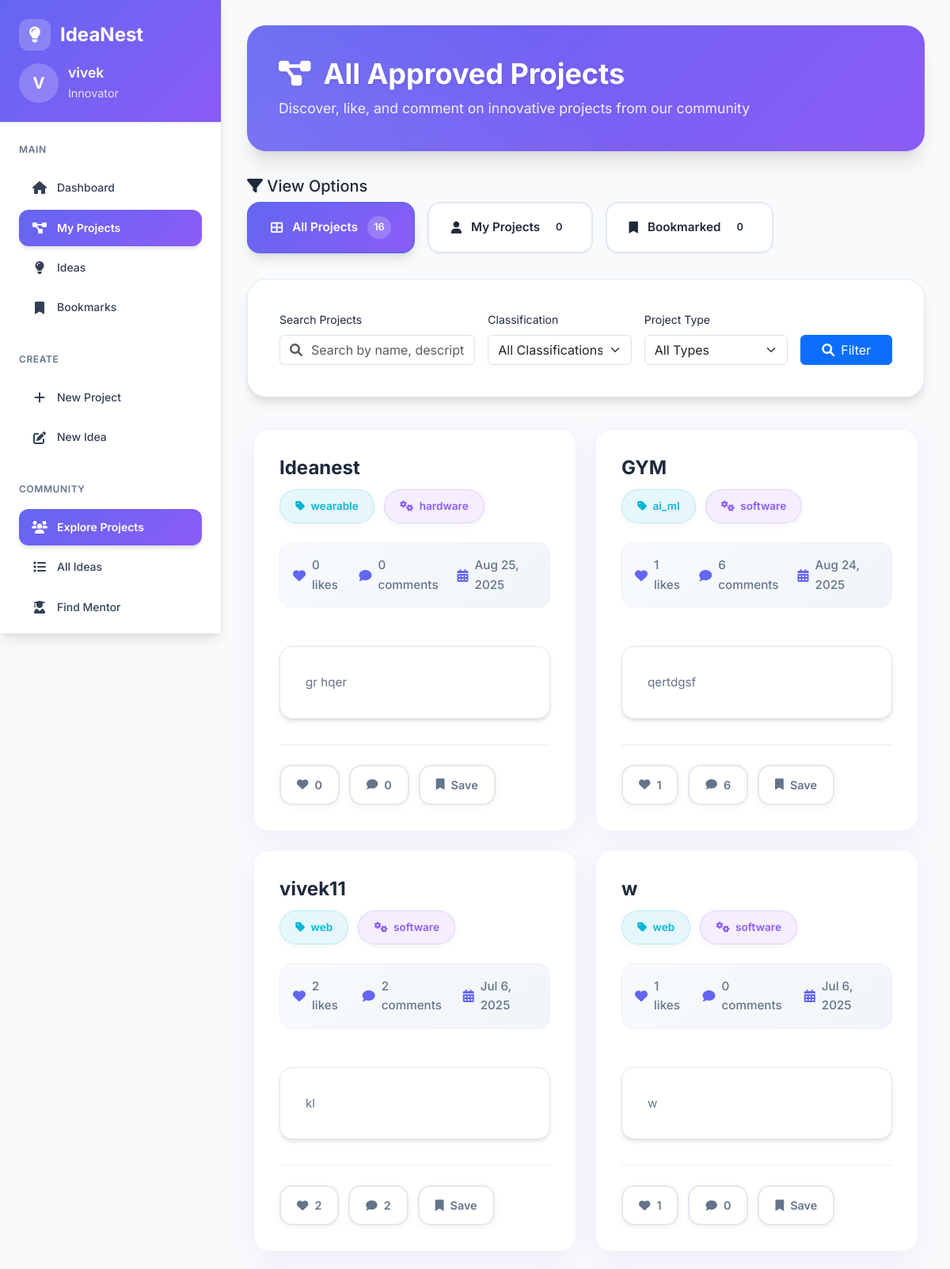
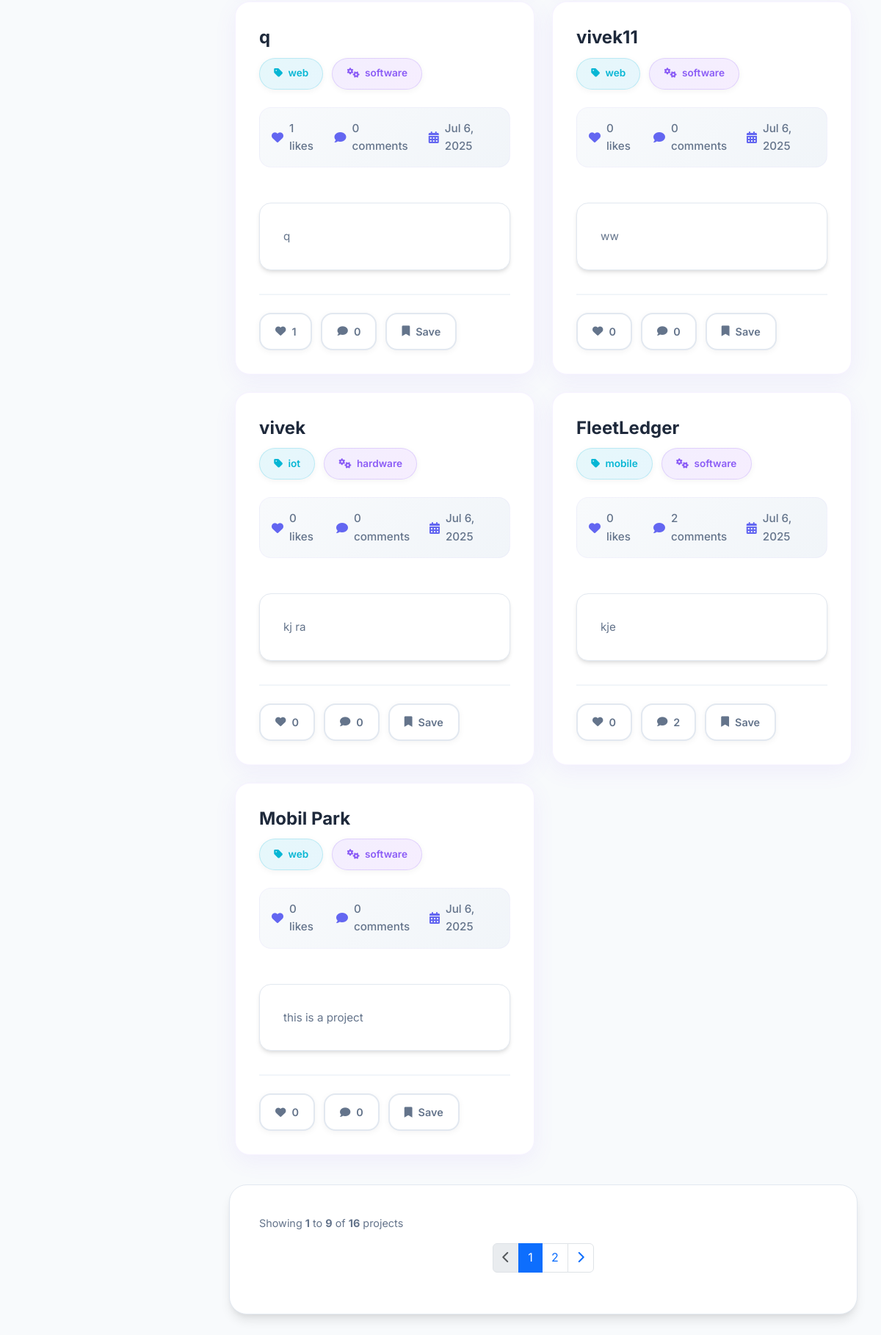
The page /user/all_projects.php on the database as committed earlier (2 pictures, top to bottom).
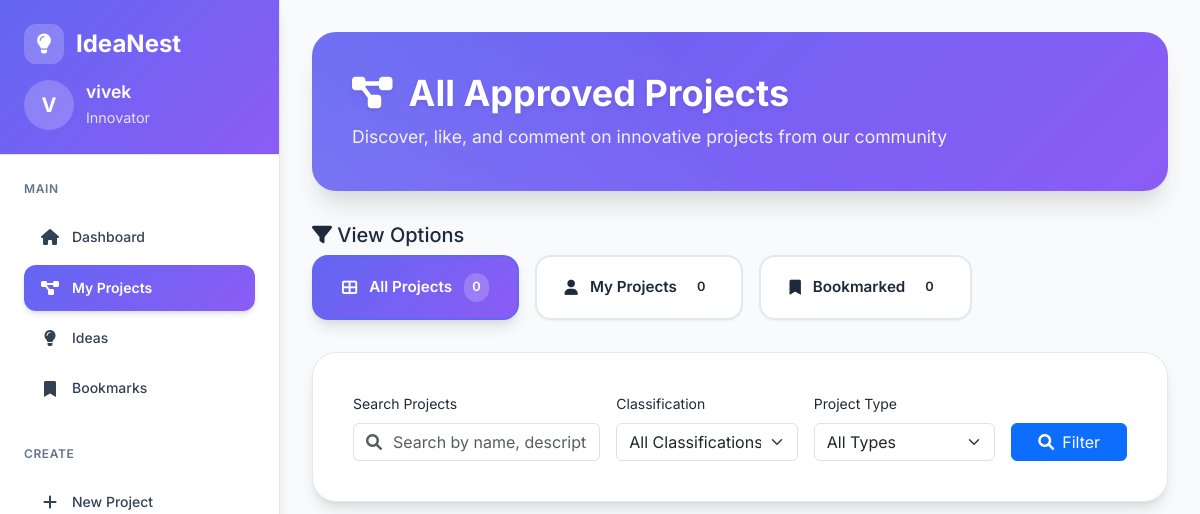
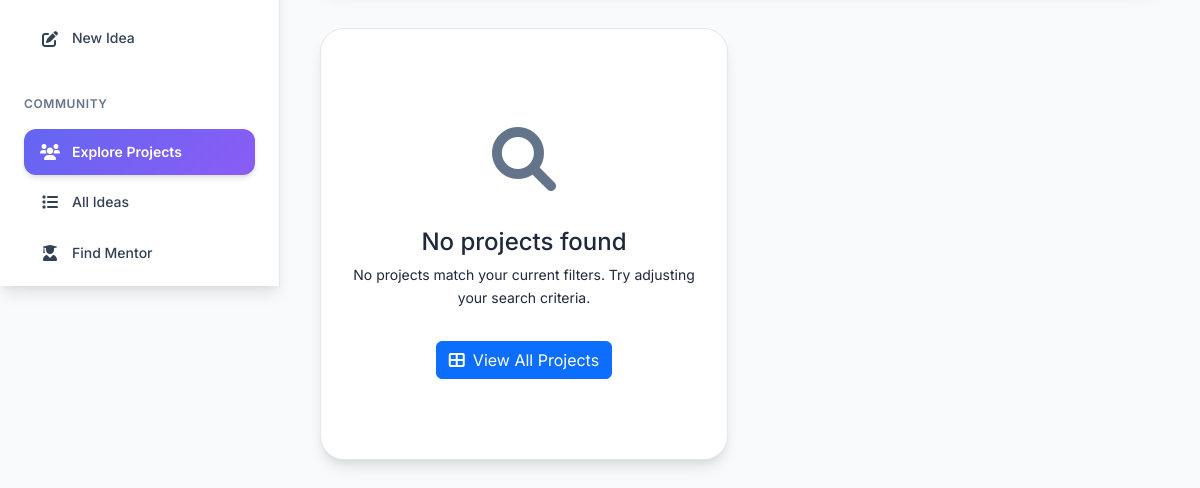
The same page on the database as committed later (2 pictures, top to bottom).
### tables this page shows
CREATE TABLE `admin_approved_projects` (
  `id` int(5) NOT NULL AUTO_INCREMENT,
  `user_id` varchar(255) DEFAULT NULL,
  `project_name` varchar(255) NOT NULL,
  `project_type` varchar(50) NOT NULL,
  `classification` varchar(100) DEFAULT NULL,
  `project_category` varchar(100) DEFAULT NULL,
  `difficulty_level` enum('beginner','intermediate','advanced','expert') DEFAULT NULL,
  `development_time` varchar(50) DEFAULT NULL,
  `team_size` varchar(50) DEFAULT NULL,
  `target_audience` text DEFAULT NULL,
  `project_goals` text DEFAULT NULL,
  `challenges_faced` text DEFAULT NULL,
  `future_enhancements` text DEFAULT NULL,
  `github_repo` varchar(255) DEFAULT NULL,
  `live_demo_url` varchar(255) DEFAULT NULL,
  `project_license` varchar(100) DEFAULT NULL,
  `keywords` varchar(500) DEFAULT NULL,
  `contact_email` varchar(255) DEFAULT NULL,
  `social_links` text DEFAULT NULL,
  `description` text NOT NULL,
  `language` varchar(100) NOT NULL,
  `image_path` varchar(255) DEFAULT NULL,
  `video_path` varchar(255) DEFAULT NULL,
  `code_file_path` varchar(255) DEFAULT NULL,
  `instruction_file_path` varchar(255) DEFAULT NULL,
  `presentation_file_path` varchar(255) DEFAULT NULL,
  `additional_files_path` varchar(255) DEFAULT NULL,
  `submission_date` timestamp NULL DEFAULT current_timestamp(),
  `status` enum('pending','approved','rejected') NOT NULL DEFAULT 'pending',
  PRIMARY KEY (`id`),
  KEY `idx_user_id` (`user_id`),
  KEY `idx_project_category` (`project_category`),
  KEY `idx_difficulty_level` (`difficulty_level`),
  KEY `idx_development_time` (`development_time`),
  KEY `idx_team_size` (`team_size`),
  KEY `idx_project_license` (`project_license`),
  KEY `idx_type_category_status` (`project_type`,`project_category`,`status`),
  KEY `idx_difficulty_type` (`difficulty_level`,`project_type`),
  KEY `idx_submission_status` (`submission_date`,`status`),
  CONSTRAINT `chk_team_size_approved` CHECK (`team_size` > 0 and `team_size` <= 50)
);

### user/all_projects.php (the view, shortened to what the changed rows need)
<?php
include '../Login/Login/db.php';
$session_id = session_id();
$create_temp_ownership = "CREATE TABLE IF NOT EXISTS temp_project_ownership (
    project_id INT NOT NULL,
    user_session VARCHAR(255) NOT NULL,
    created_at TIMESTAMP DEFAULT CURRENT_TIMESTAMP,
    PRIMARY KEY (project_id, user_session),
    INDEX idx_session (user_session)
)";
$conn->query($create_temp_ownership);
$view_filter = isset($_GET['view']) ? trim($_GET['view']) : 'all';
$projects_per_page = 9;
$current_page_num = isset($_GET['page']) ? max(1, intval($_GET['page'])) : 1;
$offset = ($current_page_num - 1) * $projects_per_page;
$count_sql = "SELECT COUNT(*) as total FROM admin_approved_projects ap";
$count_joins = "";
$count_conditions = " WHERE 1=1";
$count_sql .= $count_joins . $count_conditions;
$count_stmt = $conn->prepare($count_sql);
$count_stmt->execute();
$total_projects = $count_stmt->get_result()->fetch_assoc()['total'];
$total_pages = ceil($total_projects / $projects_per_page);
$sql = "SELECT ap.*,
               r.name as user_name, r.email as user_email, r.phone_no as user_phone,
               r.about as user_bio, r.department as user_department,
               CASE WHEN b.project_id IS NOT NULL THEN 1 ELSE 0 END AS is_bookmarked,
               CASE WHEN tpo.project_id IS NOT NULL THEN 1 ELSE 0 END AS is_owner,
               CASE WHEN pl.project_id IS NOT NULL THEN 1 ELSE 0 END AS is_liked,
               COALESCE(like_counts.total_likes, 0) AS total_likes,
               COALESCE(comment_counts.total_comments, 0) AS total_comments,
               COALESCE(user_stats.user_total_projects, 0) AS user_total_projects,
               COALESCE(user_stats.user_approved_projects, 0) AS user_approved_projects
        FROM admin_approved_projects ap
        LEFT JOIN register r ON ap.user_id = r.id
        LEFT JOIN bookmark b ON ap.id = b.project_id AND b.user_id = ?
        LEFT JOIN temp_project_ownership tpo ON ap.id = tpo.project_id AND tpo.user_session = ?
        LEFT JOIN project_likes pl ON ap.id = pl.project_id AND pl.user_id = ?
        LEFT JOIN (
            SELECT project_id, COUNT(*) as total_likes
            FROM project_likes
            GROUP BY project_id
        ) like_counts ON ap.id = like_counts.project_id
        LEFT JOIN (
            SELECT project_id, COUNT(*) as total_comments
            FROM project_comments
            WHERE is_deleted = 0
            GROUP BY project_id
        ) comment_counts ON ap.id = comment_counts.project_id
        LEFT JOIN (
            SELECT user_id,
                   COUNT(*) as user_total_projects,
                   SUM(CASE WHEN status = 'approved' THEN 1 ELSE 0 END) as user_approved_projects
            FROM admin_approved_projects
            GROUP BY user_id
        ) user_stats ON ap.user_id = user_stats.user_id";
$main_conditions = " WHERE 1=1";
$params = [$session_id, $session_id, $session_id];
$types = "sss";
$sql .= $main_conditions;
$sql .= " ORDER BY ap.submission_date DESC LIMIT ? OFFSET ?";
$params[] = $projects_per_page;
$params[] = $offset;
$types .= "ii";
$stmt = $conn->prepare($sql);
$stmt->bind_param($types, ...$params);
$stmt->execute();
$result = $stmt->get_result();
$projects = [];
if ($result && $result->num_rows > 0) {
    while ($row = $result->fetch_assoc()) {
        $projects[] = $row;
    }
}
if (!empty($projects)) {
    $demo_values = [];
    foreach ($projects as $index => $project) {
        if (($index + 1) % 3 == 0) {
            $demo_values[] = "(?, ?)";
        }
    }
    if (!empty($demo_values)) {
        $stmt = $conn->prepare($sql);
        $stmt->bind_param($types, ...$params);
        $stmt->execute();
        $result = $stmt->get_result();
        $projects = [];
        if ($result && $result->num_rows > 0) {
            while ($row = $result->fetch_assoc()) {
                $projects[] = $row;
            }
        }
    }
}
$all_count_sql = "SELECT COUNT(*) as total FROM admin_approved_projects";
$all_count_stmt = $conn->prepare($all_count_sql);
$all_count_stmt->execute();
$all_count = $all_count_stmt->get_result()->fetch_assoc()['total'];
?>
<!DOCTYPE html>
<html lang="en">
<head>
    <link href="https://cdn.jsdelivr.net/npm/bootstrap@5.3.0/dist/css/bootstrap.min.css" rel="stylesheet">
    <link rel="stylesheet" href="https://cdnjs.cloudflare.com/ajax/libs/font-awesome/6.0.0/css/all.min.css">
    <link rel="stylesheet" href="../assets/css/index.css">
</head>
<body>
<?php include "layout.php"; ?>
<main class="main-content">
    <div class="projects-header fade-in-up">
        <h2><i class="fas fa-project-diagram me-3"></i>All Approved Projects</h2>
    </div>
    <div class="view-filter-buttons fade-in-up">
        <div class="filter-btn-group">
            <a href="?<?php echo http_build_query(array_merge($_GET, ['view' => 'all', 'page' => 1])); ?>"
               class="filter-btn <?php echo $view_filter === 'all' ? 'active' : ''; ?>">
                <i class="fas fa-th-large"></i>
                <span>All Projects</span>
                <span class="filter-btn-count"><?php echo $all_count; ?></span>
            </a>
        </div>
    </div>
    <div class="projects-list">
        <?php if (count($projects) > 0) : ?>
            <?php foreach ($projects as $index => $project) : ?>
                <div class="project-card fade-in-up" style="animation-delay: <?php echo $index * 0.1; ?>s;">
                    <div class="project-card-content">
                        <div class="project-card-header">
                            <h5 class="card-title">
                                <?php echo htmlspecialchars($project['project_name']); ?>
                            </h5>
                            <div class="project-badges">
                                <?php if (!empty($project['classification'])) : ?>
                                    <span class="project-badge badge-classification">
                                        <i class="fas fa-tag me-1"></i>
                                        <?php echo htmlspecialchars($project['classification']); ?>
                                    </span>
                                <?php endif; ?>
                                <?php if (!empty($project['project_type'])) : ?>
                                    <span class="project-badge badge-type">
                                        <i class="fas fa-cogs me-1"></i>
                                        <?php echo htmlspecialchars($project['project_type']); ?>
                                    </span>
                                <?php endif; ?>
                            </div>
                            <div class="social-stats">
                                <div class="stat-item-social stat-likes">
                                    <i class="fas fa-heart"></i>
                                    <span><?php echo $project['total_likes']; ?> likes</span>
                                </div>
                                <div class="stat-item-social stat-comments">
                                    <i class="fas fa-comment"></i>
                                    <span><?php echo $project['total_comments']; ?> comments</span>
                                </div>
                                <div class="stat-item-social">
                                    <i class="fas fa-calendar-alt"></i>
                                    <span><?php echo date('M j, Y', strtotime($project['submission_date'])); ?></span>
                                </div>
                            </div>
                        </div>
                        <div class="project-description">
                            <?php echo htmlspecialchars(mb_strimwidth($project['description'], 0, 180, '...')); ?>
                        </div>
                        <div class="project-actions">
                            <div class="action-buttons">
                                <form method="post" style="display:inline;">
                                    <button type="submit" name="toggle_like"
                                            class="action-btn like-btn<?php echo $project['is_liked'] ? ' liked' : ''; ?>">
                                        <i class="fas fa-heart"></i>
                                        <span><?php echo $project['total_likes']; ?></span>
                                    </button>
                                </form>
                                <button type="button" class="action-btn comment-btn"
                                        onclick="openCommentsModal(<?php echo $project['id']; ?>)">
                                    <i class="fas fa-comment"></i>
                                    <span><?php echo $project['total_comments']; ?></span>
                                </button>
                                <form method="post" style="display:inline;">
                                    <button type="submit" name="toggle_bookmark"
                                            class="action-btn bookmark-btn<?php echo $project['is_bookmarked'] ? ' bookmarked' : ''; ?>">
                                        <i class="fas fa-bookmark"></i>
                                        <span><?php echo $project['is_bookmarked'] ? 'Saved' : 'Save'; ?></span>
                                    </button>
                                </form>
                            </div>
                        </div>
                    </div>
                </div>
            <?php endforeach; ?>
        <?php else : ?>
            <div class="empty-state fade-in-up">
                <div class="empty-state-icon">
                    <?php if ($view_filter === 'owned') : ?>
                        <i class="fas fa-user-plus"></i>
                    <?php elseif ($view_filter === 'bookmarked') : ?>
                        <i class="fas fa-bookmark"></i>
                    <?php else : ?>
                        <i class="fas fa-search"></i>
                    <?php endif; ?>
                </div>
                <h4>
                    <?php
                    if ($view_filter === 'owned') {
                        echo 'No projects found in your collection';
                    } elseif ($view_filter === 'bookmarked') {
                        echo 'No bookmarked projects found';
                    } else {
                        echo 'No projects found';
                    }
                    ?>
                </h4>
                <p>
                    <?php
                    if ($view_filter === 'owned') {
                        echo 'You haven\'t created any projects yet. Start by submitting your first project!';
                    } elseif ($view_filter === 'bookmarked') {
                        echo 'You haven\'t bookmarked any projects yet. Browse and bookmark interesting projects.';
                    } else {
                        echo 'No projects match your current filters. Try adjusting your search criteria.';
                    }
                    ?>
                </p>
                <?php if ($view_filter === 'owned') : ?>
                    <a href="submit_project.php" class="btn btn-primary mt-3">
                        <i class="fas fa-plus me-2"></i>Submit Your First Project
                    </a>
                <?php else : ?>
                    <a href="?view=all" class="btn btn-primary mt-3">
                        <i class="fas fa-th-large me-2"></i>View All Projects
                    </a>
                <?php endif; ?>
            </div>
        <?php endif; ?>
    </div>
    <?php if ($total_pages > 1) : ?>
        <div class="pagination-container fade-in-up">
            <div class="d-flex justify-content-between align-items-center mb-3">
                <div class="pagination-stats">
                    Showing <strong><?php echo (($current_page_num - 1) * $projects_per_page) + 1; ?></strong> to
                    <strong><?php echo min($current_page_num * $projects_per_page, $total_projects); ?></strong> of
                    <strong><?php echo $total_projects; ?></strong> projects
                </div>
            </div>
            <nav aria-label="Project pagination">
                <ul class="pagination justify-content-center">
                    <li class="page-item <?php echo ($current_page_num <= 1) ? 'disabled' : ''; ?>">
                        <a class="page-link"
                           href="<?php echo ($current_page_num <= 1) ? '#' : '?' . http_build_query(array_merge($_GET, ['page' => $current_page_num - 1])); ?>">
                            <i class="fas fa-chevron-left"></i>
                        </a>
                    </li>
                    <?php
                    $start_page = max(1, $current_page_num - 2);
                    $end_page = min($total_pages, $current_page_num + 2);
                    for ($i = $start_page; $i <= $end_page; $i++) : ?>
                        <li class="page-item <?php echo ($i == $current_page_num) ? 'active' : ''; ?>">
                            <a class="page-link" href="?<?php echo http_build_query(array_merge($_GET, ['page' => $i])); ?>">
                                <?php echo $i; ?>
                            </a>
                        </li>
                    <?php endfor; ?>
                    <li class="page-item <?php echo ($current_page_num >= $total_pages) ? 'disabled' : ''; ?>">
                        <a class="page-link"
                           href="<?php echo ($current_page_num >= $total_pages) ? '#' : '?' . http_build_query(array_merge($_GET, ['page' => $current_page_num + 1])); ?>">
                            <i class="fas fa-chevron-right"></i>
                        </a>
                    </li>
                </ul>
            </nav>
        </div>
    <?php endif; ?>
</main>
</body>
</html>

Rows that differ between the two databases and show on the page:
removed admin_approved_projects: project_name "Ideanest", classification "wearable", project_type "hardware", total_likes "0", total_comments "0", submission_date "Aug 25, 2025", description "gr hqer"
removed admin_approved_projects: project_name "GYM", classification "ai_ml", project_type "software", total_likes "1", total_comments "6", submission_date "Aug 24, 2025", description "qertdgsf"
removed admin_approved_projects: project_name "vivek11", classification "web", project_type "software", total_likes "2", total_comments "2", submission_date "Jul 6, 2025", description "kl"
removed admin_approved_projects: project_name "w", classification "web", project_type "software", total_likes "1", total_comments "0", submission_date "Jul 6, 2025", description "w"
removed admin_approved_projects: project_name "q", classification "web", project_type "software", total_likes "1", total_comments "0", submission_date "Jul 6, 2025", description "q"
removed admin_approved_projects: project_name "vivek11", classification "web", project_type "software", total_likes "0", total_comments "0", submission_date "Jul 6, 2025", description "ww"
removed admin_approved_projects: project_name "vivek", classification "iot", project_type "hardware", total_likes "0", total_comments "0", submission_date "Jul 6, 2025", description "kj ra"
removed admin_approved_projects: project_name "FleetLedger", classification "mobile", project_type "software", total_likes "0", total_comments "2", submission_date "Jul 6, 2025", description "kje"
removed admin_approved_projects: project_name "Mobil Park", classification "web", project_type "software", total_likes "0", total_comments "0", submission_date "Jul 6, 2025", description "this is a project"
Other text that changed with them:
$all_count: "16" → "0"
min($current_page_num * $projects_per_page, $total_projects): "9" → (not shown)
$total_projects: "16" → (not shown)
text no longer shown: "Showing 1 to of projects"
text now shown: "No projects found No projects match your current filters. Try adjusting your search criteria. View All Projects"
list line gone: "1"
list line gone: "2"
